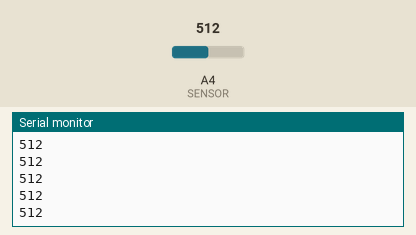
Simulated run of this sketch. Board: Arduino Uno, built with avr-gcc and run on an emulated ATmega328P. Parts: the last lines printed to the serial monitor. The inputs (shaded band) are chosen by the test bench; at power-on: A4 (SENSOR) = 512.

Above: at 1.2 s.
1.3 s: A4 (SENSOR) set to 716
At 1.56 s:
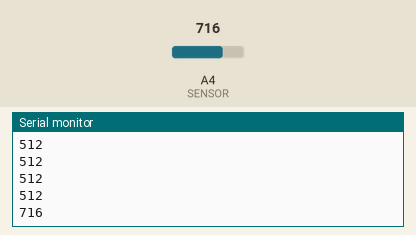
2.8 s: A4 (SENSOR) set to 900
At 2.96 s:
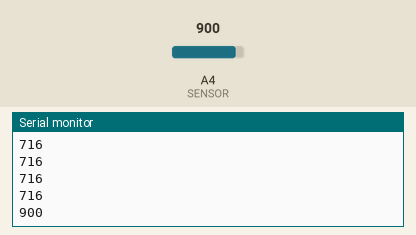
Timing chart, 0 to 5.8 s (numbered marks = the images above; inputs shaded):
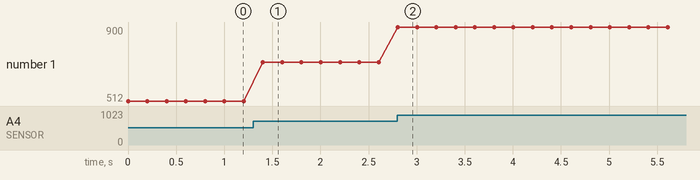

The sketch:

06_analog_input.ino
```cpp
#define SENSOR 4

void setup()
{
  Serial.begin(9600);
}

void loop()
{
  int hodnota = analogRead(SENSOR);
  Serial.println(hodnota);
  delay(200);
}
```

Measured:
- after the input at 1.3 s, the serial monitor: prints a new line after 0.10 s (image 1)
- after the input at 2.8 s, the serial monitor: prints a new line at once (image 2)
- plotted number 1: 512 → 716 after the input at 1.3 s, 716 → 900 after the input at 2.8 s
